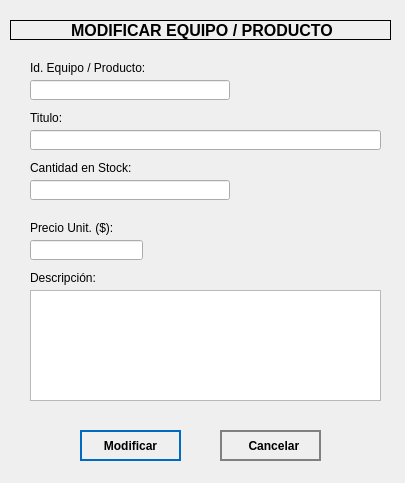
<?xml version="1.0" encoding="UTF-8"?>
<ui version="4.0">
 <class>epModWindow</class>
 <widget class="QWidget" name="epModWindow">
  <property name="geometry">
   <rect>
    <x>0</x>
    <y>0</y>
    <width>405</width>
    <height>483</height>
   </rect>
  </property>
  <property name="windowTitle">
   <string>Modificar Equipo / Producto</string>
  </property>
  <property name="styleSheet">
   <string notr="true">QPushButton
{
	height: 2em;
	border-style: solid;
	border-width: 2px;
	border-color: #0069c0;
	font-weight: bold;
}

QPushButton:hover
{
	background-color: #0069c0;
	color: white;
} </string>
  </property>
  <widget class="QLabel" name="label">
   <property name="geometry">
    <rect>
     <x>10</x>
     <y>20</y>
     <width>381</width>
     <height>20</height>
    </rect>
   </property>
   <property name="frameShape">
    <enum>QFrame::Box</enum>
   </property>
   <property name="text">
    <string>&lt;html&gt;&lt;head/&gt;&lt;body&gt;&lt;p align=&quot;center&quot;&gt;&lt;span style=&quot; font-size:12pt; font-weight:600;&quot;&gt;MODIFICAR EQUIPO / PRODUCTO&lt;/span&gt;&lt;/p&gt;&lt;/body&gt;&lt;/html&gt;</string>
   </property>
  </widget>
  <widget class="QLabel" name="label_2">
   <property name="geometry">
    <rect>
     <x>30</x>
     <y>60</y>
     <width>121</width>
     <height>16</height>
    </rect>
   </property>
   <property name="text">
    <string>&lt;html&gt;&lt;head/&gt;&lt;body&gt;&lt;p&gt;Id. Equipo / Producto:&lt;/p&gt;&lt;/body&gt;&lt;/html&gt;</string>
   </property>
  </widget>
  <widget class="QLineEdit" name="idEpModLineEdit">
   <property name="geometry">
    <rect>
     <x>30</x>
     <y>80</y>
     <width>200</width>
     <height>20</height>
    </rect>
   </property>
  </widget>
  <widget class="QLabel" name="label_3">
   <property name="geometry">
    <rect>
     <x>30</x>
     <y>110</y>
     <width>71</width>
     <height>16</height>
    </rect>
   </property>
   <property name="text">
    <string>&lt;html&gt;&lt;head/&gt;&lt;body&gt;&lt;p&gt;Titulo:&lt;/p&gt;&lt;/body&gt;&lt;/html&gt;</string>
   </property>
  </widget>
  <widget class="QLineEdit" name="epModTituloLineEdit">
   <property name="geometry">
    <rect>
     <x>30</x>
     <y>130</y>
     <width>351</width>
     <height>20</height>
    </rect>
   </property>
  </widget>
  <widget class="QLabel" name="label_4">
   <property name="geometry">
    <rect>
     <x>30</x>
     <y>160</y>
     <width>101</width>
     <height>16</height>
    </rect>
   </property>
   <property name="text">
    <string>&lt;html&gt;&lt;head/&gt;&lt;body&gt;&lt;p&gt;Cantidad en Stock:&lt;/p&gt;&lt;/body&gt;&lt;/html&gt;</string>
   </property>
  </widget>
  <widget class="QLineEdit" name="epModCantLineEdit">
   <property name="geometry">
    <rect>
     <x>30</x>
     <y>180</y>
     <width>200</width>
     <height>20</height>
    </rect>
   </property>
  </widget>
  <widget class="QLabel" name="label_6">
   <property name="geometry">
    <rect>
     <x>30</x>
     <y>270</y>
     <width>71</width>
     <height>16</height>
    </rect>
   </property>
   <property name="text">
    <string>&lt;html&gt;&lt;head/&gt;&lt;body&gt;&lt;p&gt;Descripción:&lt;/p&gt;&lt;/body&gt;&lt;/html&gt;</string>
   </property>
  </widget>
  <widget class="QTextEdit" name="epModDescTextEdit">
   <property name="geometry">
    <rect>
     <x>30</x>
     <y>290</y>
     <width>351</width>
     <height>111</height>
    </rect>
   </property>
  </widget>
  <widget class="QPushButton" name="epModAceptarButton">
   <property name="geometry">
    <rect>
     <x>80</x>
     <y>430</y>
     <width>101</width>
     <height>31</height>
    </rect>
   </property>
   <property name="cursor">
    <cursorShape>PointingHandCursor</cursorShape>
   </property>
   <property name="text">
    <string>Modificar</string>
   </property>
   <property name="icon">
    <iconset>
     <normaloff>../assets/icons/botones/modificar.png</normaloff>../assets/icons/botones/modificar.png</iconset>
   </property>
   <property name="flat">
    <bool>true</bool>
   </property>
  </widget>
  <widget class="QPushButton" name="epModCancelarButton">
   <property name="geometry">
    <rect>
     <x>220</x>
     <y>430</y>
     <width>101</width>
     <height>31</height>
    </rect>
   </property>
   <property name="cursor">
    <cursorShape>PointingHandCursor</cursorShape>
   </property>
   <property name="styleSheet">
    <string notr="true">QPushButton
{
	height: 2em;
	border-style: solid;
	border-width: 2px;
	border-color: grey;
	font-weight: bold;
}

QPushButton:hover
{
	background-color: grey;
	color: white;
}</string>
   </property>
   <property name="text">
    <string>  Cancelar</string>
   </property>
   <property name="icon">
    <iconset>
     <normaloff>../assets/icons/botones/cancelar.png</normaloff>../assets/icons/botones/cancelar.png</iconset>
   </property>
   <property name="flat">
    <bool>true</bool>
   </property>
  </widget>
  <widget class="QLabel" name="label_5">
   <property name="geometry">
    <rect>
     <x>30</x>
     <y>220</y>
     <width>91</width>
     <height>16</height>
    </rect>
   </property>
   <property name="text">
    <string>&lt;html&gt;&lt;head/&gt;&lt;body&gt;&lt;p&gt;Precio Unit. ($):&lt;/p&gt;&lt;/body&gt;&lt;/html&gt;</string>
   </property>
  </widget>
  <widget class="QLineEdit" name="epModPrecioLineEdit">
   <property name="geometry">
    <rect>
     <x>30</x>
     <y>240</y>
     <width>113</width>
     <height>20</height>
    </rect>
   </property>
  </widget>
 </widget>
 <resources/>
 <connections/>
</ui>
